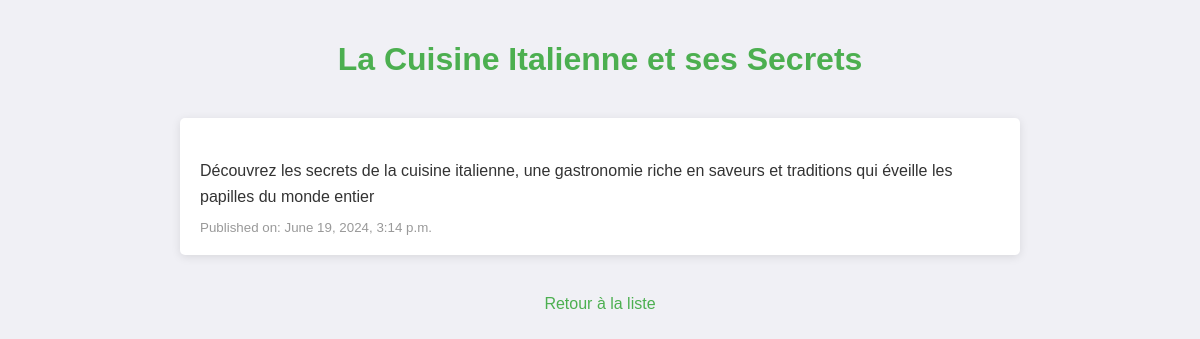
The app's page /articles/6/ with its own data.
### main/models.py (models this page shows, shortened)
class Article(models.Model):
    title = models.CharField(max_length=200)
    content = models.TextField()
    publication_date = models.DateTimeField()

### main/views.py (the view)
# urls.py: path('articles/<int:article_id>/', views.article_detail, name='article_detail'),
def article_detail(request, article_id):
    article = get_object_or_404(Article, id=article_id)
    return render(request, 'main/article_detail.html', {'article': article})

### main/templates/main/article_detail.html (shortened to what this page needs)
<!DOCTYPE html>
<html lang="{{ LANGUAGE_CODE }}">
<head>
    <title>{% load i18n %}{{ article.title }}</title>
</head>
<body>
    <h1>{{ article.title }}</h1>
    <div class="article-container">
        <div class="content">
            <p>{{ article.content }}</p>
            <small>{% trans "Publié le :" %} {{ article.publication_date }}</small>
        </div>
    </div>
    <p><a href="{% url 'article_list' %}">{% trans "Retour à la liste" %}</a></p>
</body>
</html>

### main/templates/main/article_detail.html (style rules this page uses)
body { font-family: Arial, sans-serif; background-color: #f0f0f5; color: #333; margin: 0; padding: 20px; display: flex; flex-direction: column; align-items: center; }
.article-container { max-width: 800px; margin: 20px; padding: 20px; background-color: #fff; border-radius: 5px; box-shadow: 0 2px 10px rgba(0, 0, 0, 0.1); }
h1 { text-align: center; color: #4CAF50; margin-bottom: 20px; }
.content { margin-top: 20px; }
p { line-height: 1.6; margin-bottom: 10px; }
small { color: #999; display: block; margin-top: 10px; }
a { color: #4CAF50; text-decoration: none; }

### records on screen
Article: title "La Cuisine Italienne et ses Secrets", content "Découvrez les secrets de la cuisine italienne, une gastronomie riche en saveurs et traditions qui éveille les papilles du monde entier", publication_date "June 19, 2024, 3:14 p.m."
